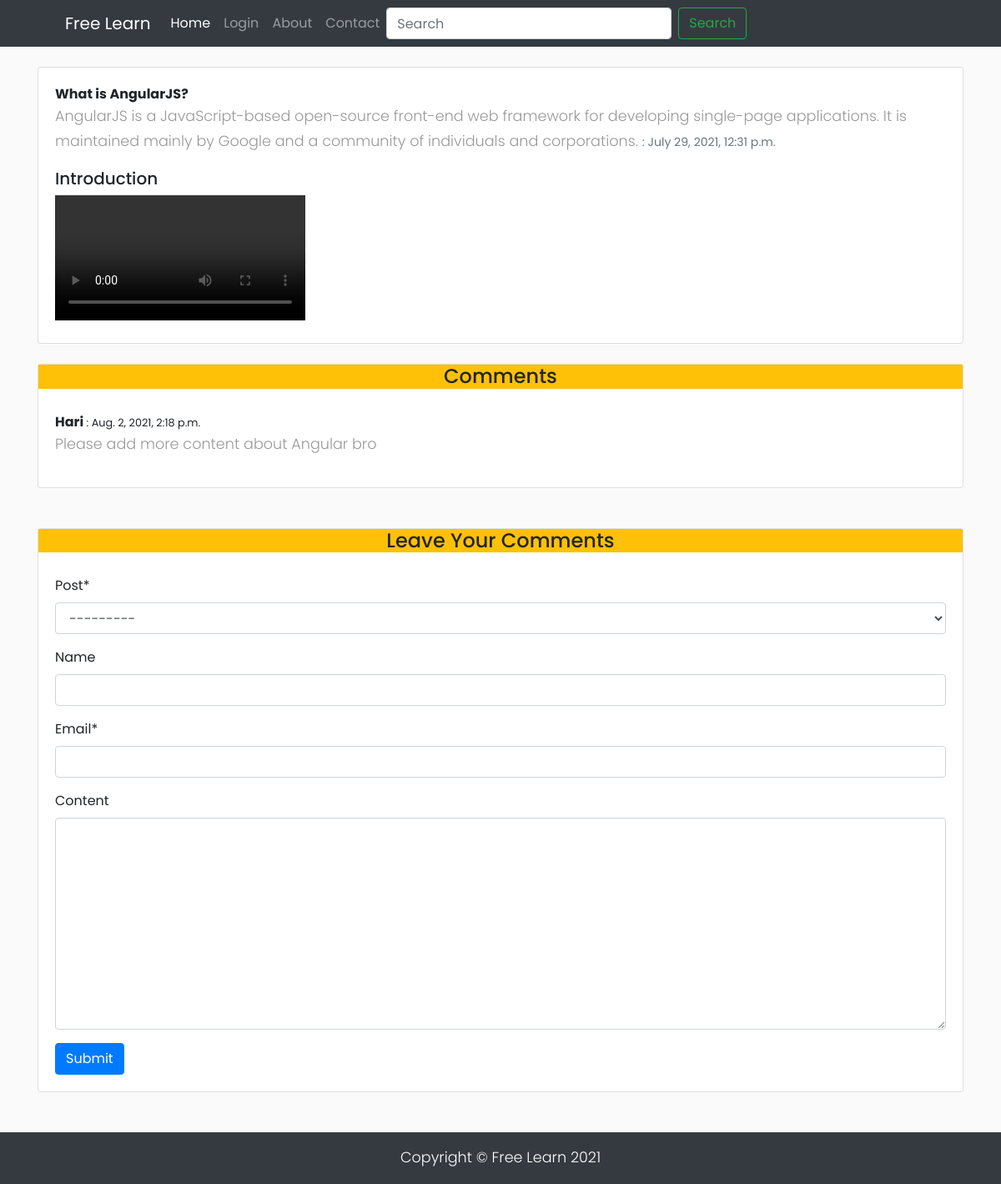
The page /jump/13 on the database its author committed.
### app/models.py (models this page shows, shortened)
class page(models.Model):
    Title=models.CharField(max_length=30,blank=True,null=True)
    Content=models.TextField(max_length=5000,blank=True,null=True)
    Created_on=models.DateTimeField(auto_now=False,auto_now_add=True)
    Thumbnail=models.ImageField(upload_to='thumbnail/')
    dp=models.FileField(upload_to='dp/')
    Author=models.CharField(max_length=30,blank=True,null=True)
    Slug=models.SlugField(max_length=100)
    keyword=models.CharField(max_length=50)
    def __str__(self):
        return self.Title

class comment(models.Model):
    post=models.ForeignKey(page, on_delete=models.CASCADE,related_name='comment')
    name=models.CharField(max_length=30,blank=True,null=True)
    email=models.EmailField(max_length=80)
    content=models.TextField(max_length=500,blank=True,null=True)
    Created_on=models.DateTimeField(auto_now=False,auto_now_add=True)

### app/views.py (the view)
# urls.py: path("jump/<id>",views.jump,name='jump'),
def jump(request,id):
    upnext=get_object_or_404(page,id=id)
    msg=upnext.comment.all()
    com=commentform()
    if request.method=="POST":
        com=commentform(request.POST)
        coms=comment.objects.create(post=upnext,name=request.POST['name'],email=request.POST['email'],content=request.POST['content'])
        coms.save()
    else:
        com=commentform()
    context={
        'upnext':upnext,
        'comment':msg,
        'commentform':com
    }
    return render(request, 'postdetails.html',context)

### app/forms.py
class commentform(forms.ModelForm):
    class Meta:
        model=comment
        fields="__all__"

### app/templates/postdetails.html (shortened to what this page needs)
{% extends "base.html" %}
{% load crispy_forms_tags %}
{% block body %}
{% include 'nav.html' %}
<br>
<div class="container">
    <div class="container-body">
        <div class="card">
            <div class="card-body">
             <strong>{{upnext.Title}}</strong>
             <br/>
             <p>{{upnext.Content}} <small class="text-muted">: {{upnext.Created_on}}</small></p>
             <h5>Introduction</h5>
             <video controls  style="align-items: center;" class="text-center" src=" {{upnext.dp.url}}">
        </div>
            </div>
    <br>
    <div class="card">
            <h4 style="text-align: center;" class="bg-warning">Comments</h4>
    <div class="card-body">
        {% for i in comment  %}
        <b>{{i.name}} <small> : {{i.Created_on}}</small></b>
        <p>{{i.content}}</p>
         {% endfor %}
    </div>
    </div>
    <br>
    <br>
    <div class="card">
        <h4 class="bg-warning" style="text-align: center;">Leave Your Comments</h4>
        <div class="card-body">
    <form method="POST">
    {{commentform | crispy}}
    <button type="submit" class="btn btn-primary">Submit</button>
    </form>
    </div>
    </div>
    <br>
    <br>
</div>
</div>
{% include 'footer.html' %}
{% endblock body %}

### app/templates/postdetails.html (style rules this page uses)
body { font-family: 'Poppins', sans-serif; background: #fafafa; }
p { font-family: 'Poppins', sans-serif; font-size: 1.1em; font-weight: 300; line-height: 1.7em; color: #999; }

### rows shown on the page
page: Title "What is AngularJS?", Content "AngularJS is a JavaScript-based open-source front-end web framework for developing single-page applications. It is maintained mainly by Google and a community of individuals and corporations.", Created_on "July 29, 2021, 12:31 p.m."
comment: name "Hari", Created_on "Aug. 2, 2021, 2:18 p.m.", content "Please add more content about Angular bro"
